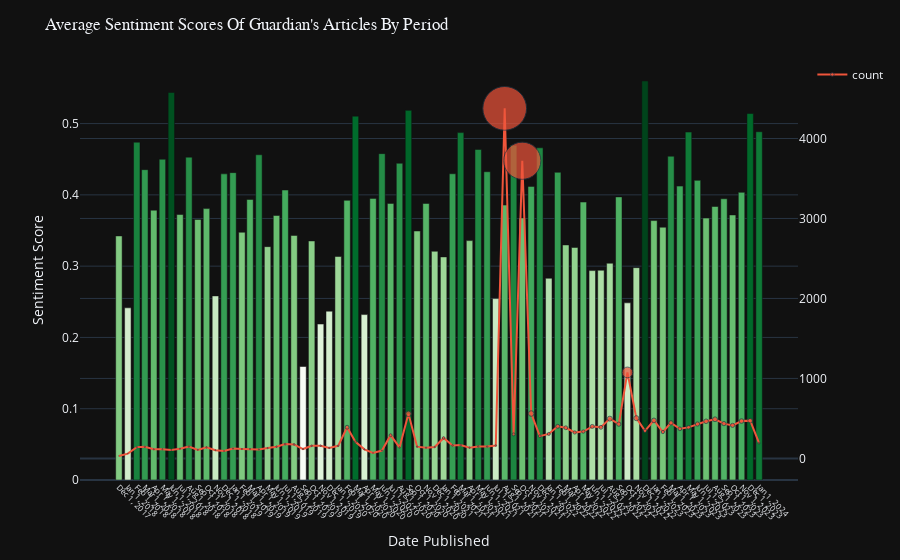

Notebook cell for this chart:
### Code cell
fig=px.bar(g,x='Date Published',y='Sentiment Score',color='Sentiment Score',color_continuous_scale='Greens')
fig.update_layout(yaxis2=dict(overlaying='y',side='right'))
trace_1=go.Scatter(x=g['Date Published'],y=g['Title'],yaxis='y2',mode='lines+markers',name='count')
fig.add_trace(trace=trace_1)

fig.update_traces(selector=dict(name='count'),marker=dict(size=g['Title']/100))
fig.update_layout(template='plotly_dark')
fig.update_layout(title=dict(text="Average Sentiment Scores Of Guardian's Articles By Period",font_family='Arial Black'))
fig.update_layout(coloraxis_showscale=False)
fig.update_xaxes(tickvals=g['Date Published'],tickfont_size=8,tickangle=45)
